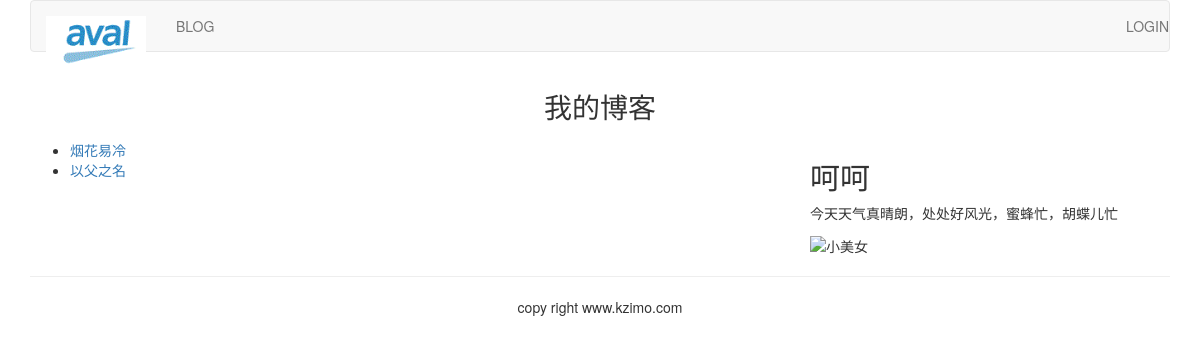
/blog/, run on an earlier commit of the app's database.
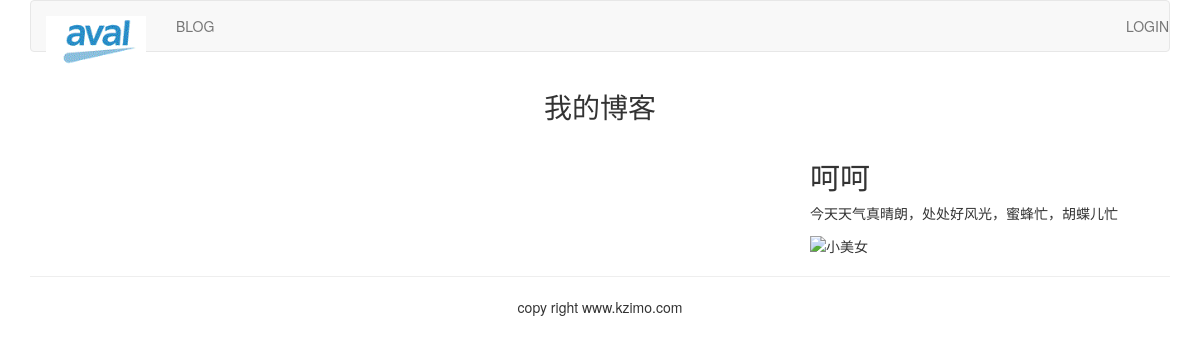
And on a later commit of the database.
### blog/models.py (models this page shows, shortened)
class BlogArticles(models.Model):
    title = models.CharField(max_length=300)
    author = models.ForeignKey(User, related_name="blog_posts", on_delete=models.CASCADE)
    body = models.TextField()
    publish = models.DateTimeField(default=timezone.now)
    class Meta:
        ordering = ("-publish",)

### blog/views.py (the view)
def blog_title(request):
    blogs = BlogArticles.objects.all()
    return render(request, 'blog/titles.html', {'blogs': blogs})

### templates/blog/titles.html (shortened to what this page needs)
{% extends 'base.html' %}
{% block content %}
    <div class="row text-center vertical-middle-sm">
        <h1>我的博客</h1>
    </div>
    <div class="row">
        <div class="col-xs-12 col-md-8">
            <ul>
                {% for blog in blogs %}
                    <li><a href="{{ blog.id }}">{{ blog.title }}</a></li>
                {% endfor %}
            </ul>
        </div>
        <div class="col-xs-6 col-md-4">
            <h2>呵呵</h2>
            <p>今天天气真晴朗，处处好风光，蜜蜂忙，胡蝶儿忙</p>
            <img src="https://timgsa.baidu.com/timg?image&quality=80&size=b9999_10000&sec=1532684166850&di=ab9ec8d15b90c7523bbf4f8c2384daa4&imgtype=jpg&src=http%3A%2F%2Fimg3.imgtn.bdimg.com%2Fit%2Fu%3D123720663%2C643028964%26fm%3D214%26gp%3D0.jpg"
                 alt="小美女" width="300px">
        </div>
    </div>
{% endblock %}

### templates/base.html (shortened to what this page needs)
<!DOCTYPE html>
{% load staticfiles %}
<html lang="en">
<head>
    <link rel="stylesheet" href="{% static 'css/bootstrap.min.css' %}">
    <link rel="stylesheet" href="{% static 'css/normalize.css' %}">
</head>
<body>
    {% include 'header.html' %}
    <div class="container">
        {% block content %}
        {% endblock %}
    </div>
    {% include 'footer.html' %}
</body>
</html>

### templates/header.html
{% load staticfiles %}
<div class="container">
    <nav class="navbar navbar-default" role="navigation">
        <div class="navbar-header">
            <a class="navbar-brand" href="#">
                <img src="{% static 'images/logo.png' %}" width="100px" alt="">
            </a>
        </div>
        <div>
            <ul class="nav navbar-nav" role="navigation">
                <li><a href="{% url 'blog:blog_title' %}">BLOG</a></li>
            </ul>
            <ul class="nav navbar-nav navbar-right">
                {% if user.is_authenticated %}
                    <li>
                        <div class="dropdown" style="margin-top: 8px">
                            <button class="btn btn-default dropdown-toggle" type="button" id="dropdownMenu" data-toggle="dropdown">
                                {{ user.username }}<span class="caret"></span>
                            </button>
                            <ul class="dropdown-menu">
                                <li><a href="{% url 'account:password_change' %}">修改密码</a></li>
                                <li><a href="{% url 'account:my_information' %}">个人信息</a></li>
                            </ul>
                        </div>
                    </li>
                    <li><a href="{% url 'account:user_logout' %}">Logout</a></li>
                {% else %}
                    <li><a href="{% url 'account:user_login' %}">LOGIN</a></li>
                {% endif %}
            </ul>
        </div>
    </nav>
</div>

### templates/footer.html
<div class="container">
    <hr>
    <p class="text-center">copy right www.kzimo.com</p>
</div>

What changed in the data, as far as the page shows it:
removed BlogArticles: title "烟花易冷"
removed BlogArticles: title "以父之名"
